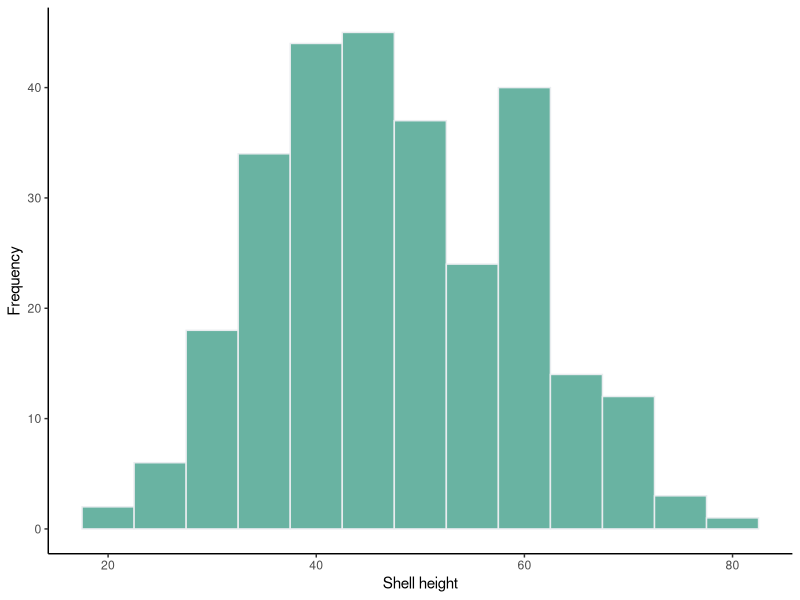

Recreate this plot in R.
## ---- chunk 1
initialHeights1<-c(63,32,48,61,71,41,58,69,33,34,70,61,61,51,39,45,61,60,61,67,60,55,40,69,55,29,60,46,46,53,75,42,21,35,72,61,48,46,47,73,55,31,43,37,52,56,52,40,63,48,50,19,59,59,47,63,41,41,26,35,48,64,44,60,40,49,47,35,55,45,60,42,42,46,49,56,48,45,40,37,60,59,37,28,51,61,45,35,26,54,41,44,58,39,41,47,34,47,50,52,55,43,44,45,41,26,50,38,41,58,42,37,36,48,28,24,32,29,45,70,64,67,24,35,63,56,41,37,47,55,38,75,47,43,40,39,65,50,42,42,40,60,28,36,60,64,48,48,50,49,33,34,40,43,59,46,30,38,58,43,45,35,34,37,48,58,58,42,46,57,44,24,40,40,41,37,59,57,68,40,45,49,50,35,35,30,36,30,32,70,34,41,54,29,43,52,32,37,38,70,42,32,56,37,35,58,50,38,42,43,55,60,43,68,46,60,53,55,59,55,32,50,41,64,37,59,57,52,55,50,38,60,61,37,60,62,55,45,63,47,35,62,61,65,36,62,59,42,39,49,35,50,49,46,43,45,34,44,44,30,41,49,45,41,42,48,32,80,69,69,50,46,57,45,59,63,56,51,45,51)
## ---- chunk 2
oysterAvgInitial<-mean(initialHeights1)
oysterAvgInitial
initialHeightSD<-sd(initialHeights1)
initialHeightSD
shapiro.test(initialHeights1)
## ---- chunk 3
upperLimit<-oysterAvgInitial+2*initialHeightSD
upperLimit
lowerLimit<-oysterAvgInitial-2*initialHeightSD
lowerLimit
## ---- chunk 4
initialHeights<-data.frame(initialHeights1)
## ---- chunk 5
library(ggplot2)
ggplot(initialHeights,aes(x=initialHeights1))+geom_histogram(binwidth = 5, fill="#69b3a2", color="#e9ecef")+theme_classic()+xlab("Shell height")+ylab("Frequency")
## ---- chunk 6
FBout<-read.csv("FBout.csv")
library(car)
NewBag<-as.character(FBout$Bag)
FBout$Bag<-NewBag
height.levene<-leveneTest(Height~Bag, data=FBout)
## ---- chunk 7
 
bag1height<- FBout[FBout$Bag == "1","Height"]
bag1height.normality<-shapiro.test(bag1height) #Normal
bag2height<- FBout[FBout$Bag == "2","Height"]
bag2height.normality<-shapiro.test(bag2height) #Normal
bag3height<- FBout[FBout$Bag == "3","Height"]
bag3height.normality<-shapiro.test(bag3height) #Normal
bag4height<- FBout[FBout$Bag == "Rep.","Height"]
bag4height.normality<-shapiro.test(bag4height) #Normal
## ---- chunk 8
length.levene<-leveneTest(Length~Bag, data=FBout)
## ---- chunk 9
 
bag1length<- FBout[FBout$Bag == "1","Length"]
bag1length.normality<-shapiro.test(bag1length) #Normal
bag2length<- FBout[FBout$Bag == "2","Length"]
bag2length.normality<-shapiro.test(bag2length) #Normal
bag3length<- FBout[FBout$Bag == "3","Length"]
bag3length.normality<-shapiro.test(bag3length) #Normal
bag4length<- FBout[FBout$Bag == "Rep.","Length"]
bag4length.normality<-shapiro.test(bag4length) #Normal
## ---- chunk 10
width.levene<-leveneTest(Width~Bag, data=FBout)
## ---- chunk 11
bag1width<- FBout[FBout$Bag == "1","Width"]
bag1width.normality<-shapiro.test(bag1width) #Normal
bag2width<- FBout[FBout$Bag == "2","Width"]
bag2width.normality<-shapiro.test(bag2width) #Not normal, p=0.0231
bag3width<- FBout[FBout$Bag == "3","Width"]
bag3width.normality<-shapiro.test(bag3width) #Normal
bag4width<- FBout[FBout$Bag == "Rep.","Width"]
bag4width.normality<-shapiro.test(bag4width) #Not normal, p=0.04589
## ---- chunk 12
HeightResults<-aov(Height~Bag, data=FBout)
summary(HeightResults)
## ---- chunk 13
LengthResults<-aov(Length~Bag, data=FBout)
summary(LengthResults)
## ---- chunk 14
kruskal.test(Width~Bag, data=FBout)
## ---- chunk 15
WidthResults<-aov(Width~Bag, data=FBout)
summary(WidthResults)
